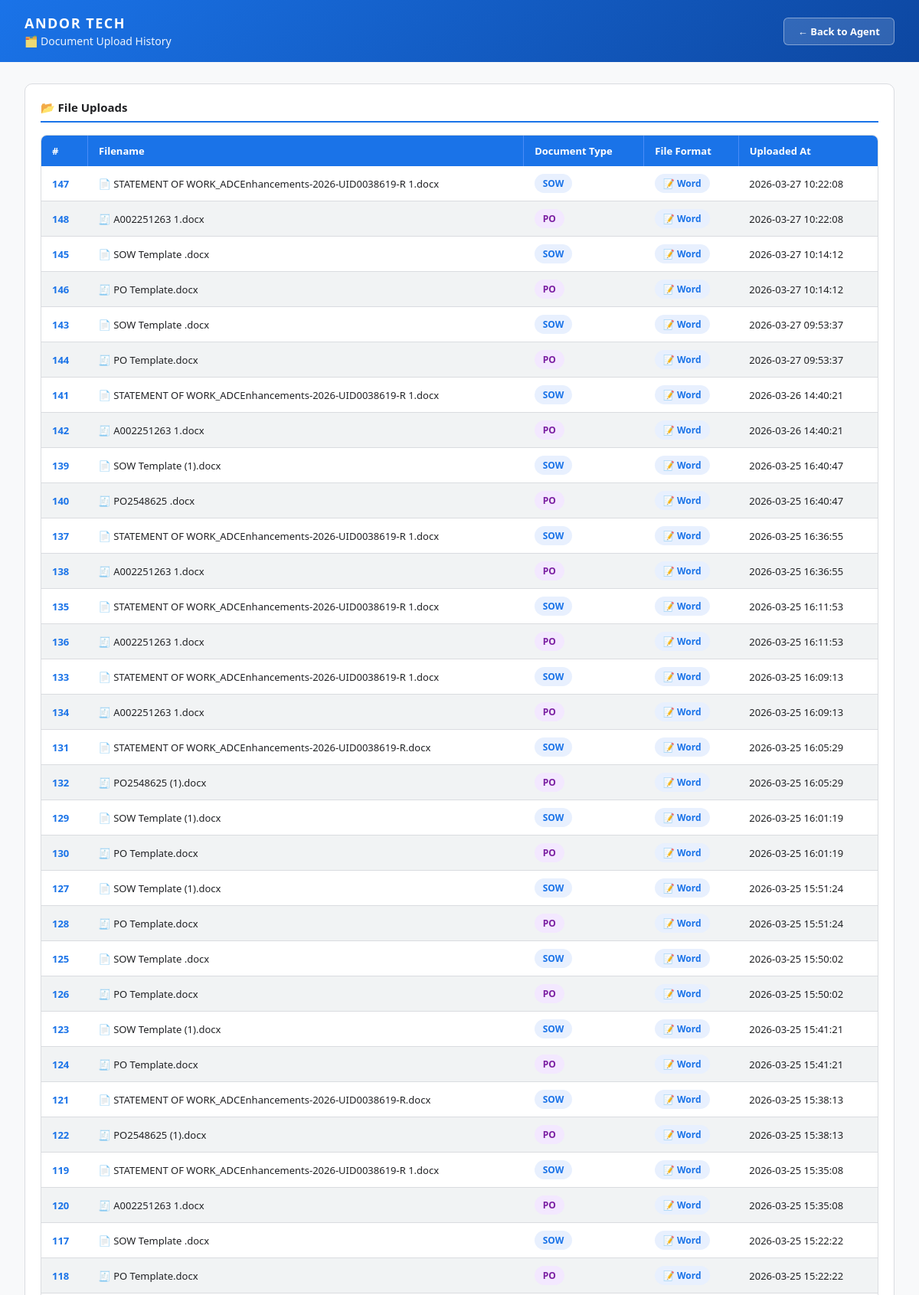
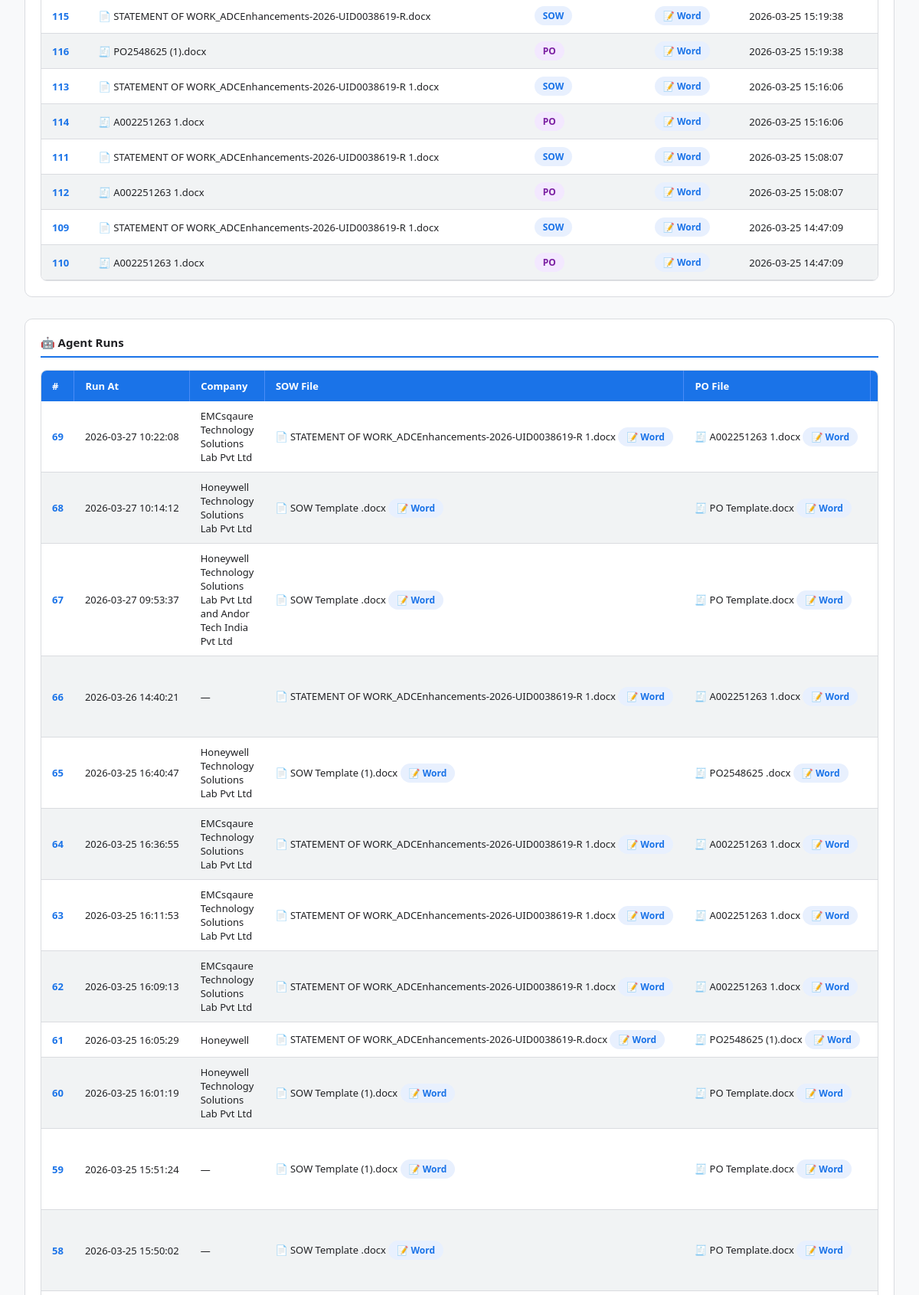
The app's page /history (upper part) with its own data (2 pictures, top to bottom).
### tables this page shows
CREATE TABLE agent_runs (
            id                INTEGER PRIMARY KEY AUTOINCREMENT,
            sow_upload_id     INTEGER REFERENCES uploads(id),
            po_upload_id      INTEGER REFERENCES uploads(id),
            ran_at            TEXT    NOT NULL,
            company_name      TEXT,
            validation_ok     INTEGER,
            issues_count      INTEGER,
            validation_result TEXT,
            audit_report      TEXT,
            error             TEXT
        );

CREATE TABLE uploads (
            id            INTEGER PRIMARY KEY AUTOINCREMENT,
            filename      TEXT    NOT NULL,
            document_type TEXT    NOT NULL,
            file_format   TEXT    NOT NULL,
            uploaded_at   TEXT    NOT NULL
        );

### backend/routes/pages.py (the view)
@router.get("/history", response_class=HTMLResponse)
async def history(request: Request):
    sid, session = session_service.get_or_create(request)
    runs = uploads = []
    try: runs    = list_runs(limit=20)
    except Exception as e: log.warning(f"list_runs: {e}")
    try: uploads = list_uploads()
    except Exception as e: log.warning(f"list_uploads: {e}")
    resp = templates.TemplateResponse("history.html", {
        "request": request, "runs": runs, "uploads": uploads,
    })
    session_service.set_cookie(resp, sid)
    return resp

### backend/services/session_service.py (called while the page is built)
def _new_session() -> dict:
    return {
        "state":       None,
        "sow_name":    None,
        "po_name":     None,
        "job_id":      None,
        "run_count":   0,
        "last_access": time.time(),
    }

def get_or_create(request: Request) -> tuple:
    sid = request.cookies.get("session_id")
    with _LOCK:
        if sid and sid in _SESSIONS:
            _SESSIONS[sid]["last_access"] = time.time()
            return sid, _SESSIONS[sid]
        sid = str(uuid.uuid4())
        _SESSIONS[sid] = _new_session()
        log.info(f"Session created: {sid[:8]} (active={len(_SESSIONS)})")
        return sid, _SESSIONS[sid]

def set_cookie(response, sid: str):
    response.set_cookie(
        "session_id", sid,
        httponly=True, samesite="lax", max_age=SESSION_TTL
    )

### utils/db.py (called while the page is built)
def get_conn() -> sqlite3.Connection:
    conn = sqlite3.connect(_DB_PATH)
    conn.row_factory = sqlite3.Row
    conn.execute("PRAGMA journal_mode=WAL")  # safe concurrent access
    return conn

def list_uploads(document_type: str = None) -> list:
    conn = get_conn()
    cur  = conn.cursor()
    if document_type:
        cur.execute(
            "SELECT id, filename, document_type, file_format, uploaded_at "
            "FROM uploads WHERE document_type=? ORDER BY uploaded_at DESC",
            (document_type.upper(),)
        )
    else:
        cur.execute(
            "SELECT id, filename, document_type, file_format, uploaded_at "
            "FROM uploads ORDER BY uploaded_at DESC"
        )
    rows = [dict(r) for r in cur.fetchall()]
    conn.close()
    return rows

def list_runs(limit: int = 20) -> list:
    conn = get_conn()
    cur  = conn.cursor()
    cur.execute("""
        SELECT
            r.id, r.ran_at, r.company_name,
            r.validation_ok, r.issues_count,
            r.validation_result, r.audit_report, r.error,
            s.filename    AS sow_filename,
            s.file_format AS sow_format,
            s.id          AS sow_upload_id,
            p.filename    AS po_filename,
            p.file_format AS po_format,
            p.id          AS po_upload_id
        FROM  agent_runs r
        LEFT JOIN uploads s ON s.id = r.sow_upload_id
        LEFT JOIN uploads p ON p.id = r.po_upload_id
        ORDER BY r.ran_at DESC LIMIT ?
    """, (limit,))
    rows = [dict(r) for r in cur.fetchall()]
    conn.close()
    return rows

### templates/history.html (shortened to what this page needs)
<!DOCTYPE html>
<html lang="en">
<head>
</head>
<body>
<div class="header">
  <div class="header-left">
    <div class="company-name">Andor Tech</div>
    <h1>🗂️ Document Upload History</h1>
  </div>
  <a href="/" class="back-btn">← Back to Agent</a>
</div>
<div class="container">
  <div class="card">
    <div class="section-title">📂 File Uploads</div>
    {% if runs %}
    <div class="table-wrap">
      <table>
        <thead>
          <tr>
            <th>#</th>
            <th>Filename</th>
            <th>Document Type</th>
            <th>File Format</th>
            <th>Uploaded At</th>
          </tr>
        </thead>
        <tbody>
          {% set seen = namespace(ids=[]) %}
          {% for r in runs %}
            {% if r.sow_upload_id and r.sow_upload_id not in seen.ids %}
              <tr>
                <td class="idx">{{ r.sow_upload_id }}</td>
                <td>📄 {{ r.sow_filename or '—' }}</td>
                <td><span class="badge badge-sow">SOW</span></td>
                <td>
                  {% if r.sow_format == 'Word' %}
                    <span class="badge badge-word">📝 Word</span>
                  {% elif r.sow_format == 'PDF' %}
                    <span class="badge badge-pdf">📕 PDF</span>
                  {% else %}{{ r.sow_format or '—' }}{% endif %}
                </td>
                <td class="nowrap">{{ r.ran_at | string | truncate(19, True, '') }}</td>
              </tr>
            {% endif %}
            {% if r.po_upload_id and r.po_upload_id not in seen.ids %}
              <tr>
                <td class="idx">{{ r.po_upload_id }}</td>
                <td>🧾 {{ r.po_filename or '—' }}</td>
                <td><span class="badge badge-po">PO</span></td>
                <td>
                  {% if r.po_format == 'Word' %}
                    <span class="badge badge-word">📝 Word</span>
                  {% elif r.po_format == 'PDF' %}
                    <span class="badge badge-pdf">📕 PDF</span>
                  {% else %}{{ r.po_format or '—' }}{% endif %}
                </td>
                <td class="nowrap">{{ r.ran_at | string | truncate(19, True, '') }}</td>
              </tr>
            {% endif %}
          {% endfor %}
        </tbody>
      </table>
    </div>
    {% else %}
    <div class="empty">No uploads yet.</div>
    {% endif %}
  </div>
  <div class="card">
    <div class="section-title">🤖 Agent Runs</div>
    {% if runs %}
    <div class="table-wrap">
      <table>
        <thead>
          <tr>
            <th>#</th>
            <th>Run At</th>
            <th>Company</th>
            <th>SOW File</th>
            <th>PO File</th>
            <th>Validation</th>
          </tr>
        </thead>
        <tbody>
          {% for r in runs %}
          <tr>
            <td class="idx">{{ r.id }}</td>
            <td class="nowrap">{{ r.ran_at | string | truncate(19, True, '') }}</td>
            <td>{{ r.company_name or '—' }}</td>
            <td class="nowrap">
              {% if r.sow_filename %}
                📄 {{ r.sow_filename }}
                {% if r.sow_format == 'Word' %}
                  <span class="badge badge-word">📝 Word</span>
                {% elif r.sow_format == 'PDF' %}
                  <span class="badge badge-pdf">📕 PDF</span>
                {% endif %}
              {% else %}—{% endif %}
            </td>
            <td class="nowrap">
              {% if r.po_filename %}
                🧾 {{ r.po_filename }}
                {% if r.po_format == 'Word' %}
                  <span class="badge badge-word">📝 Word</span>
                {% elif r.po_format == 'PDF' %}
                  <span class="badge badge-pdf">📕 PDF</span>
                {% endif %}
              {% else %}—{% endif %}
            </td>
            <td class="nowrap">
            </td>
          </tr>
          {% endfor %}
        </tbody>
      </table>
    </div>
    {% else %}
    <div class="empty">No agent runs yet.</div>
    {% endif %}
  </div>
</div>
</body>
</html>

### templates/history.html (style rules this page uses)
:root { --primary:#1a73e8;--primary-dark:#1557b0; --success:#188038;--success-bg:#e6f4ea; --danger:#c5221f;--danger-bg:#fce8e6; --text:#202124;--muted:#5f6368; --border:#dadce0;--bg:#f8f9fa;--card:#fff;--row-alt:#f1f3f4; }
* { box-sizing:border-box;margin:0;padding:0; }
body { font-family:"Segoe UI",Arial,sans-serif;background:var(--bg);color:var(--text); }
.header { background:linear-gradient(135deg,#1a73e8,#0d47a1); color:white;padding:18px 32px; display:flex;align-items:center;justify-content:space-between; }
.header-left { display:flex;flex-direction:column;gap:2px; }
.company-name { font-size:18px;font-weight:900;opacity:1;letter-spacing:1.5px;text-transform:uppercase;color:#ffffff; }
.header h1 { font-size:14px;font-weight:400;color:rgba(255,255,255,0.92); }
.back-btn { background:rgba(255,255,255,.15);color:white; border:1px solid rgba(255,255,255,.4);border-radius:6px; padding:8px 18px;font-size:13px;text-decoration:none; font-weight:600;transition:background .15s; }
.container { max-width:1500px;margin:0 auto;padding:28px 32px; }
.section-title { font-size:15px;font-weight:700;margin-bottom:16px; padding-bottom:8px;border-bottom:2px solid var(--primary); }
.card { background:var(--card);border:1px solid var(--border); border-radius:10px;padding:20px;margin-bottom:28px; }
.table-wrap { overflow-x:auto;border-radius:8px;border:1px solid var(--border); }
table { width:100%;border-collapse:collapse;font-size:13px; }
thead th { background:var(--primary);color:white;padding:11px 14px; text-align:left;font-weight:600;white-space:nowrap; border-right:1px solid #4a8cf7; }
thead th:last-child { border-right:none; }
tbody tr:nth-child(even) { background:var(--row-alt); }
td { padding:10px 14px;border-bottom:1px solid var(--border);vertical-align:middle; }
td.idx { font-weight:700;color:var(--primary);white-space:nowrap; }
td.nowrap { white-space:nowrap; }
.badge { display:inline-flex;align-items:center;gap:4px; padding:4px 11px;border-radius:99px; font-size:12px;font-weight:700;white-space:nowrap; }
.badge-sow { background:#e8f0fe;color:var(--primary); }
.badge-po { background:#f3e8ff;color:#7b1fa2; }
.badge-word { background:#e8f0fe;color:var(--primary); }

### records on screen
agent_runs: sow_upload_id "147", filename "STATEMENT OF WORK_ADCEnhancements-2026-UID0038619-R 1.docx", ran_at "2026-03-27 10:22:08", po_upload_id "148", filename "A002251263 1.docx", id "69", company_name "EMCsqaure Technology Solutions Lab Pvt Ltd", sow_filename "STATEMENT OF WORK_ADCEnhancements-2026-UID0038619-R 1.docx", shows "📝 Word", po_filename "A002251263 1.docx"
agent_runs: sow_upload_id "145", filename "SOW Template .docx", ran_at "2026-03-27 10:14:12", po_upload_id "146", filename "PO Template.docx", id "68", company_name "Honeywell Technology Solutions Lab Pvt Ltd", sow_filename "SOW Template .docx", shows "📝 Word", po_filename "PO Template.docx"
agent_runs: sow_upload_id "143", filename "SOW Template .docx", ran_at "2026-03-27 09:53:37", po_upload_id "144", filename "PO Template.docx", id "67", company_name "Honeywell Technology Solutions Lab Pvt Ltd and Andor Tech India Pvt Ltd", sow_filename "SOW Template .docx", shows "📝 Word", po_filename "PO Template.docx"
agent_runs: sow_upload_id "141", filename "STATEMENT OF WORK_ADCEnhancements-2026-UID0038619-R 1.docx", ran_at "2026-03-26 14:40:21", po_upload_id "142", filename "A002251263 1.docx", id "66", company_name "—", sow_filename "STATEMENT OF WORK_ADCEnhancements-2026-UID0038619-R 1.docx", shows "📝 Word", po_filename "A002251263 1.docx"
agent_runs: sow_upload_id "139", filename "SOW Template (1).docx", ran_at "2026-03-25 16:40:47", po_upload_id "140", filename "PO2548625 .docx", id "65", company_name "Honeywell Technology Solutions Lab Pvt Ltd", sow_filename "SOW Template (1).docx", shows "📝 Word", po_filename "PO2548625 .docx"
agent_runs: sow_upload_id "137", filename "STATEMENT OF WORK_ADCEnhancements-2026-UID0038619-R 1.docx", ran_at "2026-03-25 16:36:55", po_upload_id "138", filename "A002251263 1.docx", id "64", company_name "EMCsqaure Technology Solutions Lab Pvt Ltd", sow_filename "STATEMENT OF WORK_ADCEnhancements-2026-UID0038619-R 1.docx", shows "📝 Word", po_filename "A002251263 1.docx"
agent_runs: sow_upload_id "135", filename "STATEMENT OF WORK_ADCEnhancements-2026-UID0038619-R 1.docx", ran_at "2026-03-25 16:11:53", po_upload_id "136", filename "A002251263 1.docx", id "63", company_name "EMCsqaure Technology Solutions Lab Pvt Ltd", sow_filename "STATEMENT OF WORK_ADCEnhancements-2026-UID0038619-R 1.docx", shows "📝 Word", po_filename "A002251263 1.docx"
agent_runs: sow_upload_id "133", filename "STATEMENT OF WORK_ADCEnhancements-2026-UID0038619-R 1.docx", ran_at "2026-03-25 16:09:13", po_upload_id "134", filename "A002251263 1.docx", id "62", company_name "EMCsqaure Technology Solutions Lab Pvt Ltd", sow_filename "STATEMENT OF WORK_ADCEnhancements-2026-UID0038619-R 1.docx", shows "📝 Word", po_filename "A002251263 1.docx"
agent_runs: sow_upload_id "131", filename "STATEMENT OF WORK_ADCEnhancements-2026-UID0038619-R.docx", ran_at "2026-03-25 16:05:29", po_upload_id "132", filename "PO2548625 (1).docx", id "61", company_name "Honeywell", sow_filename "STATEMENT OF WORK_ADCEnhancements-2026-UID0038619-R.docx", shows "📝 Word", po_filename "PO2548625 (1).docx"
agent_runs: sow_upload_id "129", filename "SOW Template (1).docx", ran_at "2026-03-25 16:01:19", po_upload_id "130", filename "PO Template.docx", id "60", company_name "Honeywell Technology Solutions Lab Pvt Ltd", sow_filename "SOW Template (1).docx", shows "📝 Word", po_filename "PO Template.docx"
agent_runs: sow_upload_id "127", filename "SOW Template (1).docx", ran_at "2026-03-25 15:51:24", po_upload_id "128", filename "PO Template.docx", id "59", company_name "—", sow_filename "SOW Template (1).docx", shows "📝 Word", po_filename "PO Template.docx"
agent_runs: sow_upload_id "125", filename "SOW Template .docx", ran_at "2026-03-25 15:50:02", po_upload_id "126", filename "PO Template.docx", id "58", company_name "—", sow_filename "SOW Template .docx", shows "📝 Word", po_filename "PO Template.docx"
agent_runs: sow_upload_id "123", filename "SOW Template (1).docx", ran_at "2026-03-25 15:41:21", po_upload_id "124", filename "PO Template.docx"
agent_runs: sow_upload_id "121", filename "STATEMENT OF WORK_ADCEnhancements-2026-UID0038619-R.docx", ran_at "2026-03-25 15:38:13", po_upload_id "122", filename "PO2548625 (1).docx"
agent_runs: sow_upload_id "119", filename "STATEMENT OF WORK_ADCEnhancements-2026-UID0038619-R 1.docx", ran_at "2026-03-25 15:35:08", po_upload_id "120", filename "A002251263 1.docx"
agent_runs: sow_upload_id "117", filename "SOW Template .docx", ran_at "2026-03-25 15:22:22", po_upload_id "118", filename "PO Template.docx"
agent_runs: sow_upload_id "115", filename "STATEMENT OF WORK_ADCEnhancements-2026-UID0038619-R.docx", ran_at "2026-03-25 15:19:38", po_upload_id "116", filename "PO2548625 (1).docx"
agent_runs: sow_upload_id "113", filename "STATEMENT OF WORK_ADCEnhancements-2026-UID0038619-R 1.docx", ran_at "2026-03-25 15:16:06", po_upload_id "114", filename "A002251263 1.docx"
agent_runs: sow_upload_id "111", filename "STATEMENT OF WORK_ADCEnhancements-2026-UID0038619-R 1.docx", ran_at "2026-03-25 15:08:07", po_upload_id "112", filename "A002251263 1.docx"
agent_runs: sow_upload_id "109", filename "STATEMENT OF WORK_ADCEnhancements-2026-UID0038619-R 1.docx", ran_at "2026-03-25 14:47:09", po_upload_id "110", filename "A002251263 1.docx"
